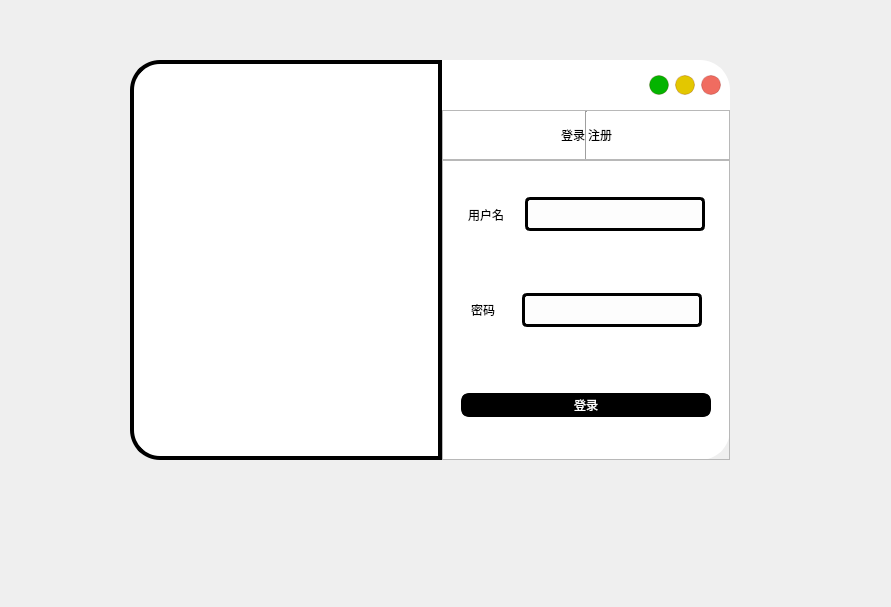
<?xml version="1.0" encoding="UTF-8"?>
<ui version="4.0">
 <class>MainWindow</class>
 <widget class="QMainWindow" name="MainWindow">
  <property name="geometry">
   <rect>
    <x>0</x>
    <y>0</y>
    <width>891</width>
    <height>607</height>
   </rect>
  </property>
  <property name="windowTitle">
   <string>MainWindow</string>
  </property>
  <widget class="QWidget" name="centralwidget">
   <widget class="QWidget" name="widget" native="true">
    <property name="geometry">
     <rect>
      <x>130</x>
      <y>60</y>
      <width>600</width>
      <height>400</height>
     </rect>
    </property>
    <property name="minimumSize">
     <size>
      <width>600</width>
      <height>400</height>
     </size>
    </property>
    <property name="maximumSize">
     <size>
      <width>600</width>
      <height>400</height>
     </size>
    </property>
    <property name="styleSheet">
     <string notr="true">#widget{
	border-radius:30px;
	border: 4px solid white;
	background-color: rgb(255, 255, 255);


}</string>
    </property>
    <layout class="QHBoxLayout" name="horizontalLayout">
     <property name="spacing">
      <number>0</number>
     </property>
     <property name="leftMargin">
      <number>0</number>
     </property>
     <property name="topMargin">
      <number>0</number>
     </property>
     <property name="rightMargin">
      <number>0</number>
     </property>
     <property name="bottomMargin">
      <number>0</number>
     </property>
     <item>
      <widget class="QWidget" name="widget_2" native="true">
       <property name="sizePolicy">
        <sizepolicy hsizetype="Expanding" vsizetype="Preferred">
         <horstretch>5</horstretch>
         <verstretch>0</verstretch>
        </sizepolicy>
       </property>
       <property name="styleSheet">
        <string notr="true">#widget_2{
	border-top-left-radius:30px;
border-bottom-left-radius:30px;
border: 4px solid black;
}</string>
       </property>
       <layout class="QHBoxLayout" name="horizontalLayout_2">
        <property name="spacing">
         <number>0</number>
        </property>
        <property name="leftMargin">
         <number>0</number>
        </property>
        <property name="topMargin">
         <number>0</number>
        </property>
        <property name="rightMargin">
         <number>0</number>
        </property>
        <property name="bottomMargin">
         <number>0</number>
        </property>
        <item>
         <widget class="QLabel" name="label">
          <property name="sizePolicy">
           <sizepolicy hsizetype="Preferred" vsizetype="Preferred">
            <horstretch>1</horstretch>
            <verstretch>0</verstretch>
           </sizepolicy>
          </property>
          <property name="styleSheet">
           <string notr="true">#label{
	border-top-left-radius:30px;
border-bottom-left-radius:30px;
	border-image: url(:/images/images/10001.jpg);

}</string>
          </property>
          <property name="text">
           <string/>
          </property>
         </widget>
        </item>
       </layout>
      </widget>
     </item>
     <item>
      <widget class="QWidget" name="widget_3" native="true">
       <property name="sizePolicy">
        <sizepolicy hsizetype="Expanding" vsizetype="Preferred">
         <horstretch>1</horstretch>
         <verstretch>0</verstretch>
        </sizepolicy>
       </property>
       <property name="maximumSize">
        <size>
         <width>300</width>
         <height>16777215</height>
        </size>
       </property>
       <property name="styleSheet">
        <string notr="true">#widget_3{

	border-top-right-radius:30px;
border-bottom-right-radius:30px;
}</string>
       </property>
       <layout class="QVBoxLayout" name="verticalLayout">
        <property name="spacing">
         <number>0</number>
        </property>
        <property name="leftMargin">
         <number>0</number>
        </property>
        <property name="topMargin">
         <number>0</number>
        </property>
        <property name="rightMargin">
         <number>0</number>
        </property>
        <property name="bottomMargin">
         <number>0</number>
        </property>
        <item>
         <widget class="QFrame" name="frame_4">
          <property name="sizePolicy">
           <sizepolicy hsizetype="Preferred" vsizetype="Expanding">
            <horstretch>0</horstretch>
            <verstretch>1</verstretch>
           </sizepolicy>
          </property>
          <property name="styleSheet">
           <string notr="true">border-top-right-radius:30px;</string>
          </property>
          <property name="frameShape">
           <enum>QFrame::StyledPanel</enum>
          </property>
          <property name="frameShadow">
           <enum>QFrame::Raised</enum>
          </property>
          <layout class="QHBoxLayout" name="horizontalLayout_8">
           <item>
            <spacer name="horizontalSpacer_11">
             <property name="orientation">
              <enum>Qt::Horizontal</enum>
             </property>
             <property name="sizeHint" stdset="0">
              <size>
               <width>201</width>
               <height>20</height>
              </size>
             </property>
            </spacer>
           </item>
           <item>
            <widget class="QPushButton" name="pushButton_2">
             <property name="minimumSize">
              <size>
               <width>20</width>
               <height>20</height>
              </size>
             </property>
             <property name="maximumSize">
              <size>
               <width>20</width>
               <height>20</height>
              </size>
             </property>
             <property name="styleSheet">
              <string notr="true">QPushButton{
	
	background-color: rgb(4, 180, 0);
border:1px solid rgba(113, 17, 15,50);
border-radius:10px;
}
QPushButton:hover {
background-color:rgb(139, 29, 31)
	
}
QPushButton:pressed {
	background-color: rgb(232, 59, 35);
}
</string>
             </property>
             <property name="text">
              <string/>
             </property>
            </widget>
           </item>
           <item>
            <widget class="QPushButton" name="pushButton_3">
             <property name="minimumSize">
              <size>
               <width>20</width>
               <height>20</height>
              </size>
             </property>
             <property name="maximumSize">
              <size>
               <width>20</width>
               <height>20</height>
              </size>
             </property>
             <property name="styleSheet">
              <string notr="true">QPushButton{
	
	background-color: rgb(227, 199, 0);
border:1px solid rgba(113, 17, 15,50);
border-radius:10px;
}
QPushButton:hover {
background-color:rgb(139, 29, 31)
	
}
QPushButton:pressed {
	background-color: rgb(232, 59, 35);
}
</string>
             </property>
             <property name="text">
              <string/>
             </property>
            </widget>
           </item>
           <item>
            <widget class="QPushButton" name="pushButton">
             <property name="minimumSize">
              <size>
               <width>20</width>
               <height>20</height>
              </size>
             </property>
             <property name="maximumSize">
              <size>
               <width>20</width>
               <height>20</height>
              </size>
             </property>
             <property name="styleSheet">
              <string notr="true">QPushButton{
	
	background-color: rgb(240, 108, 96);
border:1px solid rgba(113, 17, 15,50);
border-radius:10px;
}
QPushButton:hover {
background-color:rgb(139, 29, 31)
	
}
QPushButton:pressed {
	background-color: rgb(232, 59, 35);
}
</string>
             </property>
             <property name="text">
              <string/>
             </property>
            </widget>
           </item>
          </layout>
         </widget>
        </item>
        <item>
         <widget class="QFrame" name="frame_5">
          <property name="sizePolicy">
           <sizepolicy hsizetype="Preferred" vsizetype="Expanding">
            <horstretch>0</horstretch>
            <verstretch>1</verstretch>
           </sizepolicy>
          </property>
          <property name="frameShape">
           <enum>QFrame::StyledPanel</enum>
          </property>
          <property name="frameShadow">
           <enum>QFrame::Raised</enum>
          </property>
          <layout class="QHBoxLayout" name="horizontalLayout_3">
           <property name="spacing">
            <number>0</number>
           </property>
           <property name="leftMargin">
            <number>0</number>
           </property>
           <property name="topMargin">
            <number>0</number>
           </property>
           <property name="rightMargin">
            <number>0</number>
           </property>
           <property name="bottomMargin">
            <number>0</number>
           </property>
           <item>
            <spacer name="horizontalSpacer">
             <property name="orientation">
              <enum>Qt::Horizontal</enum>
             </property>
             <property name="sizeHint" stdset="0">
              <size>
               <width>60</width>
               <height>20</height>
              </size>
             </property>
            </spacer>
           </item>
           <item>
            <widget class="QPushButton" name="login_2">
             <property name="styleSheet">
              <string notr="true">#login_2{
	border:none;
	font: 700 24pt &quot;Microsoft YaHei UI&quot;;
}
#login_2:focus{
	color:rgb(221, 221, 221)
	}</string>
             </property>
             <property name="text">
              <string>登录</string>
             </property>
             <property name="checkable">
              <bool>true</bool>
             </property>
             <property name="autoExclusive">
              <bool>true</bool>
             </property>
            </widget>
           </item>
           <item>
            <widget class="Line" name="line">
             <property name="orientation">
              <enum>Qt::Vertical</enum>
             </property>
            </widget>
           </item>
           <item>
            <widget class="QPushButton" name="register_2">
             <property name="styleSheet">
              <string notr="true">#register_2{
	border:none;
	font: 700 24pt &quot;Microsoft YaHei UI&quot;;
}
#register_2:focus{
	color:rgb(221, 221, 221)
	}</string>
             </property>
             <property name="text">
              <string>注册</string>
             </property>
            </widget>
           </item>
           <item>
            <spacer name="horizontalSpacer_3">
             <property name="orientation">
              <enum>Qt::Horizontal</enum>
             </property>
             <property name="sizeHint" stdset="0">
              <size>
               <width>101</width>
               <height>20</height>
              </size>
             </property>
            </spacer>
           </item>
          </layout>
         </widget>
        </item>
        <item>
         <widget class="QFrame" name="frame_6">
          <property name="sizePolicy">
           <sizepolicy hsizetype="Preferred" vsizetype="Expanding">
            <horstretch>0</horstretch>
            <verstretch>6</verstretch>
           </sizepolicy>
          </property>
          <property name="styleSheet">
           <string notr="true">frame_6{
	border-bottom-right-radius:30px;
}</string>
          </property>
          <property name="frameShape">
           <enum>QFrame::StyledPanel</enum>
          </property>
          <property name="frameShadow">
           <enum>QFrame::Raised</enum>
          </property>
          <layout class="QHBoxLayout" name="horizontalLayout_4">
           <property name="spacing">
            <number>0</number>
           </property>
           <property name="leftMargin">
            <number>0</number>
           </property>
           <property name="topMargin">
            <number>0</number>
           </property>
           <property name="rightMargin">
            <number>0</number>
           </property>
           <property name="bottomMargin">
            <number>0</number>
           </property>
           <item>
            <widget class="QStackedWidget" name="stackedWidget">
             <property name="styleSheet">
              <string notr="true">border-bottom-right-radius:30px;</string>
             </property>
             <property name="currentIndex">
              <number>0</number>
             </property>
             <widget class="QWidget" name="page">
              <layout class="QVBoxLayout" name="verticalLayout_2">
               <item>
                <widget class="QFrame" name="frame_7">
                 <property name="frameShape">
                  <enum>QFrame::StyledPanel</enum>
                 </property>
                 <property name="frameShadow">
                  <enum>QFrame::Raised</enum>
                 </property>
                 <layout class="QHBoxLayout" name="horizontalLayout_5">
                  <property name="spacing">
                   <number>0</number>
                  </property>
                  <property name="leftMargin">
                   <number>0</number>
                  </property>
                  <property name="topMargin">
                   <number>0</number>
                  </property>
                  <property name="rightMargin">
                   <number>0</number>
                  </property>
                  <property name="bottomMargin">
                   <number>0</number>
                  </property>
                  <item>
                   <spacer name="horizontalSpacer_8">
                    <property name="orientation">
                     <enum>Qt::Horizontal</enum>
                    </property>
                    <property name="sizeHint" stdset="0">
                     <size>
                      <width>1</width>
                      <height>20</height>
                     </size>
                    </property>
                   </spacer>
                  </item>
                  <item>
                   <widget class="QLabel" name="label_2">
                    <property name="sizePolicy">
                     <sizepolicy hsizetype="Expanding" vsizetype="Preferred">
                      <horstretch>0</horstretch>
                      <verstretch>0</verstretch>
                     </sizepolicy>
                    </property>
                    <property name="styleSheet">
                     <string notr="true">font: 700 18pt &quot;Microsoft YaHei UI&quot;;</string>
                    </property>
                    <property name="text">
                     <string>用户名</string>
                    </property>
                   </widget>
                  </item>
                  <item>
                   <spacer name="horizontalSpacer_9">
                    <property name="orientation">
                     <enum>Qt::Horizontal</enum>
                    </property>
                    <property name="sizeHint" stdset="0">
                     <size>
                      <width>21</width>
                      <height>20</height>
                     </size>
                    </property>
                   </spacer>
                  </item>
                  <item>
                   <widget class="QLineEdit" name="lineEdit">
                    <property name="minimumSize">
                     <size>
                      <width>180</width>
                      <height>0</height>
                     </size>
                    </property>
                    <property name="maximumSize">
                     <size>
                      <width>180</width>
                      <height>16777215</height>
                     </size>
                    </property>
                    <property name="styleSheet">
                     <string notr="true">
QLineEdit{
	font-size: 23px;
	font-family: &quot;Microsoft YaHei&quot;;
	background:rgba(253,253,253,1);
	border:3px solid rgb(0, 0, 0);
	/*圆角5个像素*/
	border-radius:5px;
}
/*焦点样式*/
QLineEdit:focus
{
	border:3px solid rgb(44,169,225);
	
}
</string>
                    </property>
                   </widget>
                  </item>
                  <item>
                   <spacer name="horizontalSpacer_10">
                    <property name="orientation">
                     <enum>Qt::Horizontal</enum>
                    </property>
                    <property name="sizeHint" stdset="0">
                     <size>
                      <width>0</width>
                      <height>20</height>
                     </size>
                    </property>
                   </spacer>
                  </item>
                 </layout>
                </widget>
               </item>
               <item>
                <widget class="QFrame" name="frame_8">
                 <property name="frameShape">
                  <enum>QFrame::StyledPanel</enum>
                 </property>
                 <property name="frameShadow">
                  <enum>QFrame::Raised</enum>
                 </property>
                 <layout class="QHBoxLayout" name="horizontalLayout_6">
                  <property name="spacing">
                   <number>0</number>
                  </property>
                  <property name="leftMargin">
                   <number>0</number>
                  </property>
                  <property name="topMargin">
                   <number>0</number>
                  </property>
                  <property name="rightMargin">
                   <number>0</number>
                  </property>
                  <property name="bottomMargin">
                   <number>0</number>
                  </property>
                  <item>
                   <spacer name="horizontalSpacer_5">
                    <property name="orientation">
                     <enum>Qt::Horizontal</enum>
                    </property>
                    <property name="sizeHint" stdset="0">
                     <size>
                      <width>19</width>
                      <height>20</height>
                     </size>
                    </property>
                   </spacer>
                  </item>
                  <item>
                   <widget class="QLabel" name="label_3">
                    <property name="styleSheet">
                     <string notr="true">font: 700 18pt &quot;Microsoft YaHei UI&quot;;</string>
                    </property>
                    <property name="text">
                     <string>密码</string>
                    </property>
                   </widget>
                  </item>
                  <item>
                   <spacer name="horizontalSpacer_6">
                    <property name="orientation">
                     <enum>Qt::Horizontal</enum>
                    </property>
                    <property name="sizeHint" stdset="0">
                     <size>
                      <width>27</width>
                      <height>20</height>
                     </size>
                    </property>
                   </spacer>
                  </item>
                  <item>
                   <widget class="QLineEdit" name="lineEdit_2">
                    <property name="minimumSize">
                     <size>
                      <width>180</width>
                      <height>0</height>
                     </size>
                    </property>
                    <property name="maximumSize">
                     <size>
                      <width>180</width>
                      <height>16777215</height>
                     </size>
                    </property>
                    <property name="styleSheet">
                     <string notr="true">
QLineEdit{
	font-size: 23px;
	font-family: &quot;Microsoft YaHei&quot;;
	background:rgba(253,253,253,1);
	border:3px solid rgb(0, 0, 0);
	/*圆角5个像素*/
	border-radius:5px;
}
/*焦点样式*/
QLineEdit:focus
{
	border:3px solid rgb(44,169,225);
	
}
</string>
                    </property>
                   </widget>
                  </item>
                  <item>
                   <spacer name="horizontalSpacer_7">
                    <property name="orientation">
                     <enum>Qt::Horizontal</enum>
                    </property>
                    <property name="sizeHint" stdset="0">
                     <size>
                      <width>0</width>
                      <height>20</height>
                     </size>
                    </property>
                   </spacer>
                  </item>
                 </layout>
                </widget>
               </item>
               <item>
                <widget class="QFrame" name="frame_9">
                 <property name="frameShape">
                  <enum>QFrame::StyledPanel</enum>
                 </property>
                 <property name="frameShadow">
                  <enum>QFrame::Raised</enum>
                 </property>
                 <layout class="QHBoxLayout" name="horizontalLayout_7">
                  <item>
                   <spacer name="horizontalSpacer_2">
                    <property name="orientation">
                     <enum>Qt::Horizontal</enum>
                    </property>
                    <property name="sizeHint" stdset="0">
                     <size>
                      <width>19</width>
                      <height>20</height>
                     </size>
                    </property>
                   </spacer>
                  </item>
                  <item>
                   <widget class="QPushButton" name="login">
                    <property name="sizePolicy">
                     <sizepolicy hsizetype="Expanding" vsizetype="Fixed">
                      <horstretch>0</horstretch>
                      <verstretch>0</verstretch>
                     </sizepolicy>
                    </property>
                    <property name="minimumSize">
                     <size>
                      <width>250</width>
                      <height>0</height>
                     </size>
                    </property>
                    <property name="maximumSize">
                     <size>
                      <width>250</width>
                      <height>16777215</height>
                     </size>
                    </property>
                    <property name="styleSheet">
                     <string notr="true">#login{

	background-color:rgb(0,0,0);
	color: rgb(255,255,255);
	border-radius:8px;
	border: 3px solid rgb(0,0,0);
	font: 700 20pt &quot;微软雅黑&quot;;
}
#login:hover{
	background-color:rgb(255,255,255);
	color: rgb(0,0,0);
}
#login:pressed{
	padding-top:8px;
	padding-left:8px;
}</string>
                    </property>
                    <property name="text">
                     <string>登录</string>
                    </property>
                   </widget>
                  </item>
                  <item>
                   <spacer name="horizontalSpacer_4">
                    <property name="orientation">
                     <enum>Qt::Horizontal</enum>
                    </property>
                    <property name="sizeHint" stdset="0">
                     <size>
                      <width>19</width>
                      <height>20</height>
                     </size>
                    </property>
                   </spacer>
                  </item>
                 </layout>
                </widget>
               </item>
              </layout>
             </widget>
             <widget class="QWidget" name="page_2">
              <layout class="QVBoxLayout" name="verticalLayout_3">
               <property name="spacing">
                <number>0</number>
               </property>
               <property name="leftMargin">
                <number>9</number>
               </property>
               <property name="topMargin">
                <number>9</number>
               </property>
               <property name="rightMargin">
                <number>9</number>
               </property>
               <property name="bottomMargin">
                <number>9</number>
               </property>
               <item>
                <widget class="QFrame" name="frame_10">
                 <property name="sizePolicy">
                  <sizepolicy hsizetype="Preferred" vsizetype="Expanding">
                   <horstretch>0</horstretch>
                   <verstretch>0</verstretch>
                  </sizepolicy>
                 </property>
                 <property name="frameShape">
                  <enum>QFrame::StyledPanel</enum>
                 </property>
                 <property name="frameShadow">
                  <enum>QFrame::Raised</enum>
                 </property>
                 <layout class="QHBoxLayout" name="horizontalLayout_12">
                  <property name="spacing">
                   <number>0</number>
                  </property>
                  <property name="leftMargin">
                   <number>0</number>
                  </property>
                  <property name="topMargin">
                   <number>0</number>
                  </property>
                  <property name="rightMargin">
                   <number>0</number>
                  </property>
                  <property name="bottomMargin">
                   <number>0</number>
                  </property>
                  <item>
                   <spacer name="horizontalSpacer_12">
                    <property name="orientation">
                     <enum>Qt::Horizontal</enum>
                    </property>
                    <property name="sizeHint" stdset="0">
                     <size>
                      <width>9</width>
                      <height>20</height>
                     </size>
                    </property>
                   </spacer>
                  </item>
                  <item>
                   <widget class="QLabel" name="label_4">
                    <property name="styleSheet">
                     <string notr="true">font: 700 16pt &quot;Microsoft YaHei UI&quot;;</string>
                    </property>
                    <property name="text">
                     <string>用户名</string>
                    </property>
                   </widget>
                  </item>
                  <item>
                   <spacer name="horizontalSpacer_13">
                    <property name="orientation">
                     <enum>Qt::Horizontal</enum>
                    </property>
                    <property name="sizeHint" stdset="0">
                     <size>
                      <width>11</width>
                      <height>20</height>
                     </size>
                    </property>
                   </spacer>
                  </item>
                  <item>
                   <widget class="QLineEdit" name="lineEdit_3">
                    <property name="minimumSize">
                     <size>
                      <width>180</width>
                      <height>0</height>
                     </size>
                    </property>
                    <property name="maximumSize">
                     <size>
                      <width>180</width>
                      <height>16777215</height>
                     </size>
                    </property>
                    <property name="styleSheet">
                     <string notr="true">
QLineEdit{
	font-size: 23px;
	font-family: &quot;Microsoft YaHei&quot;;
	background:rgba(253,253,253,1);
	border:3px solid rgb(0, 0, 0);
	/*圆角5个像素*/
	border-radius:5px;
}
/*焦点样式*/
QLineEdit:focus
{
	border:3px solid rgb(44,169,225);
	
}
</string>
                    </property>
                   </widget>
                  </item>
                  <item>
                   <spacer name="horizontalSpacer_14">
                    <property name="orientation">
                     <enum>Qt::Horizontal</enum>
                    </property>
                    <property name="sizeHint" stdset="0">
                     <size>
                      <width>8</width>
                      <height>20</height>
                     </size>
                    </property>
                   </spacer>
                  </item>
                 </layout>
                </widget>
               </item>
               <item>
                <widget class="QFrame" name="frame_11">
                 <property name="sizePolicy">
                  <sizepolicy hsizetype="Preferred" vsizetype="Expanding">
                   <horstretch>0</horstretch>
                   <verstretch>0</verstretch>
                  </sizepolicy>
                 </property>
                 <property name="frameShape">
                  <enum>QFrame::StyledPanel</enum>
                 </property>
                 <property name="frameShadow">
                  <enum>QFrame::Raised</enum>
                 </property>
                 <layout class="QHBoxLayout" name="horizontalLayout_11">
                  <property name="spacing">
                   <number>0</number>
                  </property>
                  <property name="leftMargin">
                   <number>0</number>
                  </property>
                  <property name="topMargin">
                   <number>0</number>
                  </property>
                  <property name="rightMargin">
                   <number>0</number>
                  </property>
                  <property name="bottomMargin">
                   <number>0</number>
                  </property>
                  <item>
                   <spacer name="horizontalSpacer_15">
                    <property name="orientation">
                     <enum>Qt::Horizontal</enum>
                    </property>
                    <property name="sizeHint" stdset="0">
                     <size>
                      <width>20</width>
                      <height>20</height>
                     </size>
                    </property>
                   </spacer>
                  </item>
                  <item>
                   <widget class="QLabel" name="label_5">
                    <property name="styleSheet">
                     <string notr="true">font: 700 16pt &quot;Microsoft YaHei UI&quot;;</string>
                    </property>
                    <property name="text">
                     <string>密码</string>
                    </property>
                   </widget>
                  </item>
                  <item>
                   <spacer name="horizontalSpacer_16">
                    <property name="orientation">
                     <enum>Qt::Horizontal</enum>
                    </property>
                    <property name="sizeHint" stdset="0">
                     <size>
                      <width>23</width>
                      <height>20</height>
                     </size>
                    </property>
                   </spacer>
                  </item>
                  <item>
                   <widget class="QLineEdit" name="lineEdit_4">
                    <property name="minimumSize">
                     <size>
                      <width>180</width>
                      <height>0</height>
                     </size>
                    </property>
                    <property name="maximumSize">
                     <size>
                      <width>180</width>
                      <height>16777215</height>
                     </size>
                    </property>
                    <property name="styleSheet">
                     <string notr="true">
QLineEdit{
	font-size: 23px;
	font-family: &quot;Microsoft YaHei&quot;;
	background:rgba(253,253,253,1);
	border:3px solid rgb(0, 0, 0);
	/*圆角5个像素*/
	border-radius:5px;
}
/*焦点样式*/
QLineEdit:focus
{
	border:3px solid rgb(44,169,225);
	
}
</string>
                    </property>
                   </widget>
                  </item>
                  <item>
                   <spacer name="horizontalSpacer_17">
                    <property name="orientation">
                     <enum>Qt::Horizontal</enum>
                    </property>
                    <property name="sizeHint" stdset="0">
                     <size>
                      <width>6</width>
                      <height>20</height>
                     </size>
                    </property>
                   </spacer>
                  </item>
                 </layout>
                </widget>
               </item>
               <item>
                <widget class="QFrame" name="frame_12">
                 <property name="sizePolicy">
                  <sizepolicy hsizetype="Preferred" vsizetype="Expanding">
                   <horstretch>0</horstretch>
                   <verstretch>0</verstretch>
                  </sizepolicy>
                 </property>
                 <property name="minimumSize">
                  <size>
                   <width>200</width>
                   <height>0</height>
                  </size>
                 </property>
                 <property name="frameShape">
                  <enum>QFrame::StyledPanel</enum>
                 </property>
                 <property name="frameShadow">
                  <enum>QFrame::Raised</enum>
                 </property>
                 <layout class="QHBoxLayout" name="horizontalLayout_10">
                  <property name="spacing">
                   <number>0</number>
                  </property>
                  <property name="leftMargin">
                   <number>0</number>
                  </property>
                  <property name="topMargin">
                   <number>0</number>
                  </property>
                  <property name="rightMargin">
                   <number>0</number>
                  </property>
                  <property name="bottomMargin">
                   <number>0</number>
                  </property>
                  <item>
                   <spacer name="horizontalSpacer_18">
                    <property name="orientation">
                     <enum>Qt::Horizontal</enum>
                    </property>
                    <property name="sizeHint" stdset="0">
                     <size>
                      <width>9</width>
                      <height>20</height>
                     </size>
                    </property>
                   </spacer>
                  </item>
                  <item>
                   <widget class="QLabel" name="label_6">
                    <property name="styleSheet">
                     <string notr="true">font: 700 16pt &quot;Microsoft YaHei UI&quot;;</string>
                    </property>
                    <property name="text">
                     <string>再次输入</string>
                    </property>
                   </widget>
                  </item>
                  <item>
                   <spacer name="horizontalSpacer_19">
                    <property name="orientation">
                     <enum>Qt::Horizontal</enum>
                    </property>
                    <property name="sizeHint" stdset="0">
                     <size>
                      <width>18</width>
                      <height>20</height>
                     </size>
                    </property>
                   </spacer>
                  </item>
                  <item>
                   <widget class="QLineEdit" name="lineEdit_5">
                    <property name="minimumSize">
                     <size>
                      <width>180</width>
                      <height>0</height>
                     </size>
                    </property>
                    <property name="maximumSize">
                     <size>
                      <width>180</width>
                      <height>16777215</height>
                     </size>
                    </property>
                    <property name="styleSheet">
                     <string notr="true">
QLineEdit{
	font-size: 23px;
	font-family: &quot;Microsoft YaHei&quot;;
	background:rgba(253,253,253,1);
	border:3px solid rgb(0, 0, 0);
	/*圆角5个像素*/
	border-radius:5px;
}
/*焦点样式*/
QLineEdit:focus
{
	border:3px solid rgb(44,169,225);
	
}
</string>
                    </property>
                   </widget>
                  </item>
                  <item>
                   <spacer name="horizontalSpacer_20">
                    <property name="orientation">
                     <enum>Qt::Horizontal</enum>
                    </property>
                    <property name="sizeHint" stdset="0">
                     <size>
                      <width>0</width>
                      <height>20</height>
                     </size>
                    </property>
                   </spacer>
                  </item>
                 </layout>
                </widget>
               </item>
               <item>
                <widget class="QFrame" name="frame_13">
                 <property name="sizePolicy">
                  <sizepolicy hsizetype="Preferred" vsizetype="Expanding">
                   <horstretch>0</horstretch>
                   <verstretch>0</verstretch>
                  </sizepolicy>
                 </property>
                 <property name="frameShape">
                  <enum>QFrame::StyledPanel</enum>
                 </property>
                 <property name="frameShadow">
                  <enum>QFrame::Raised</enum>
                 </property>
                 <layout class="QHBoxLayout" name="horizontalLayout_9">
                  <property name="spacing">
                   <number>6</number>
                  </property>
                  <property name="leftMargin">
                   <number>0</number>
                  </property>
                  <property name="topMargin">
                   <number>0</number>
                  </property>
                  <property name="rightMargin">
                   <number>0</number>
                  </property>
                  <property name="bottomMargin">
                   <number>0</number>
                  </property>
                  <item>
                   <spacer name="horizontalSpacer_21">
                    <property name="orientation">
                     <enum>Qt::Horizontal</enum>
                    </property>
                    <property name="sizeHint" stdset="0">
                     <size>
                      <width>2</width>
                      <height>20</height>
                     </size>
                    </property>
                   </spacer>
                  </item>
                  <item>
                   <widget class="QPushButton" name="register_4">
                    <property name="minimumSize">
                     <size>
                      <width>120</width>
                      <height>0</height>
                     </size>
                    </property>
                    <property name="maximumSize">
                     <size>
                      <width>120</width>
                      <height>16777215</height>
                     </size>
                    </property>
                    <property name="styleSheet">
                     <string notr="true">#register_4{

	background-color:rgb(0,0,0);
	color: rgb(255,255,255);
	border-radius:8px;
	border: 3px solid rgb(0,0,0);
	font: 700 20pt &quot;微软雅黑&quot;;
}
#register_4:hover{
	background-color:rgb(255,255,255);
	color: rgb(0,0,0);
}
#register_4:pressed{
	padding-top:8px;
	padding-left:8px;
}</string>
                    </property>
                    <property name="text">
                     <string>注册</string>
                    </property>
                   </widget>
                  </item>
                  <item>
                   <spacer name="horizontalSpacer_22">
                    <property name="orientation">
                     <enum>Qt::Horizontal</enum>
                    </property>
                    <property name="sizeHint" stdset="0">
                     <size>
                      <width>3</width>
                      <height>20</height>
                     </size>
                    </property>
                   </spacer>
                  </item>
                  <item>
                   <widget class="QPushButton" name="cancel">
                    <property name="minimumSize">
                     <size>
                      <width>120</width>
                      <height>0</height>
                     </size>
                    </property>
                    <property name="maximumSize">
                     <size>
                      <width>120</width>
                      <height>16777215</height>
                     </size>
                    </property>
                    <property name="styleSheet">
                     <string notr="true">#cancel{

	background-color:rgb(0,0,0);
	color: rgb(255,255,255);
	border-radius:8px;
	border: 3px solid rgb(0,0,0);
	font: 700 20pt &quot;微软雅黑&quot;;
}
#cancel:hover{
	background-color:rgb(255,255,255);
	color: rgb(0,0,0);
}
#cancel:pressed{
	padding-top:8px;
	padding-left:8px;
}</string>
                    </property>
                    <property name="text">
                     <string>取消</string>
                    </property>
                   </widget>
                  </item>
                  <item>
                   <spacer name="horizontalSpacer_23">
                    <property name="orientation">
                     <enum>Qt::Horizontal</enum>
                    </property>
                    <property name="sizeHint" stdset="0">
                     <size>
                      <width>2</width>
                      <height>20</height>
                     </size>
                    </property>
                   </spacer>
                  </item>
                 </layout>
                </widget>
               </item>
              </layout>
             </widget>
            </widget>
           </item>
          </layout>
         </widget>
        </item>
       </layout>
      </widget>
     </item>
    </layout>
   </widget>
  </widget>
 </widget>
 <resources>
  <include location="../resources.qrc"/>
 </resources>
 <connections>
  <connection>
   <sender>pushButton</sender>
   <signal>clicked()</signal>
   <receiver>MainWindow</receiver>
   <slot>close()</slot>
   <hints>
    <hint type="sourcelabel">
     <x>710</x>
     <y>83</y>
    </hint>
    <hint type="destinationlabel">
     <x>819</x>
     <y>28</y>
    </hint>
   </hints>
  </connection>
  <connection>
   <sender>pushButton_3</sender>
   <signal>clicked()</signal>
   <receiver>MainWindow</receiver>
   <slot>hide()</slot>
   <hints>
    <hint type="sourcelabel">
     <x>689</x>
     <y>83</y>
    </hint>
    <hint type="destinationlabel">
     <x>674</x>
     <y>8</y>
    </hint>
   </hints>
  </connection>
 </connections>
</ui>
